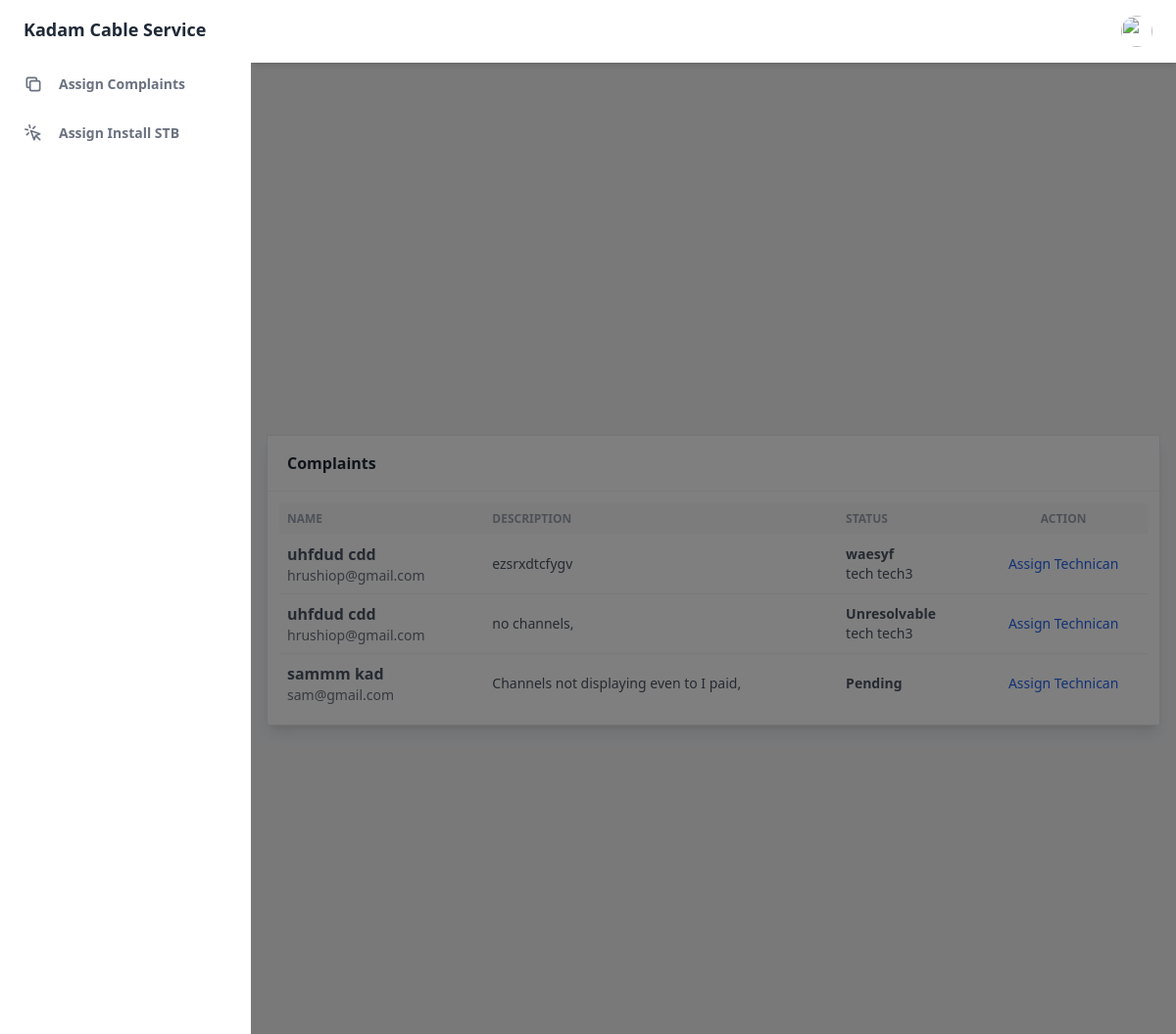
/Main/Employee/complaint.php (signed in), run on the app's committed database.
### tables this page shows
CREATE TABLE `complaint` (
  `complaint_id` int(11) NOT NULL,
  `complaint_issue` varchar(1000) NOT NULL,
  `complaint_date` date DEFAULT NULL,
  `complaint_status` varchar(15) DEFAULT NULL,
  `complaint_cust` varchar(100) DEFAULT NULL,
  `complaint_emp` varchar(100) DEFAULT NULL,
  `complaint_notsolve` varchar(1000) NOT NULL
);

CREATE TABLE `customer` (
  `cust_email` varchar(100) NOT NULL,
  `cust_password` varchar(50) NOT NULL,
  `cust_fname` varchar(50) NOT NULL,
  `cust_mname` varchar(50) NOT NULL,
  `cust_lname` varchar(50) NOT NULL,
  `cust_flat` varchar(50) NOT NULL,
  `cust_building` varchar(50) NOT NULL,
  `cust_street` varchar(50) NOT NULL,
  `cust_pincode` varchar(50) NOT NULL,
  `cust_phone` varchar(10) NOT NULL
);

CREATE TABLE `employee` (
  `emp_email` varchar(100) NOT NULL,
  `emp_password` varchar(50) NOT NULL,
  `emp_fname` varchar(50) NOT NULL,
  `emp_mname` varchar(50) NOT NULL,
  `emp_lname` varchar(50) NOT NULL,
  `emp_flat` varchar(50) NOT NULL,
  `emp_building` varchar(50) NOT NULL,
  `emp_street` varchar(50) NOT NULL,
  `emp_city` varchar(50) NOT NULL,
  `emp_phone` varchar(10) NOT NULL,
  `emp_role` varchar(1) NOT NULL
);

### Main/Employee/complaint.php (the view, shortened to what this page needs)
<?php
include("../../config/connect.php");
?>
<!DOCTYPE html>
<html :class="{ 'theme-dark': dark }" x-data="data()" lang="en">
  <head>
    <link rel="stylesheet" href="https://unpkg.com/tailwindcss@2.2.19/dist/tailwind.min.css"/>
    <script src="https://cdn.tailwindcss.com"></script>
    <link href="https://cdnjs.cloudflare.com/ajax/libs/flowbite/2.2.0/flowbite.min.css" rel="stylesheet" />
    <link rel="stylesheet" type="text/css" href="https://cdn.jsdelivr.net/npm/toastify-js/src/toastify.min.css">
  </head>
  <body>
    <div
      class="flex h-screen bg-gray-50 dark:bg-gray-900"
      :class="{ 'overflow-hidden': isSideMenuOpen}"
    >
   <?php include("./layout/emp_nav.php"); ?>
      <div class="flex flex-col flex-1">
      <?php include("./layout/emp_header.php"); ?>
        <main class="h-full overflow-auto">
            <div class="container px-0 mx-auto grid">
                <section class="antialiased bg-gray-100 text-gray-600 h-screen px-4 overflow-hidden">
                    <div class="flex flex-col justify-center h-full">
                        <div class="w-full  mx-auto bg-white shadow-lg rounded-sm border border-gray-200">
                            <header class="px-5 py-4 border-b border-gray-100">
                                <h2 class="font-semibold text-gray-800">Complaints</h2>
                            </header>
                            <div class="p-3">
                                <div class="overflow-x-auto">
                                    <table class="table-auto w-full">
                                        <thead class="text-xs font-semibold uppercase text-gray-400 bg-gray-50">
                                            <tr>
                                                <th class="p-2 whitespace-nowrap">
                                                    <div class="font-semibold text-left">Name</div>
                                                </th>
                                                <th class="p-2 whitespace-nowrap">
                                                    <div class="font-semibold text-left">Description</div>
                                                </th>
                                                <th class="p-2 whitespace-nowrap">
                                                    <div class="font-semibold text-left">Status</div>
                                                </th>
                                                <th class="p-2 whitespace-nowrap">
                                                    <div class="font-semibold text-center">Action</div>
                                                </th>
                                            </tr>
                                        </thead>
                                        <tbody class="text-sm divide-y divide-gray-100">
                                        <?php
                                        $get_complaints_query = "SELECT * FROM `complaint`,`customer` WHERE `complaint_cust` = `customer`.`cust_email` ";
                                        $result_of_complaint = mysqli_query($con,$get_complaints_query);
                                        if(mysqli_num_rows($result_of_complaint)>0)
                                        {
                                            while($row = mysqli_fetch_assoc($result_of_complaint))
                                            {
                                                ?>
                                            <tr>
                                                <td class="p-2 whitespace-nowrap">
                                                    <div class="">
                                                        <div class="text-base font-semibold"><?php echo $row["cust_fname"] ?> <?php echo $row["cust_lname"] ?></div>
                                                        <div class="font-normal text-gray-500"><?php echo $row["complaint_cust"] ?></div>
                                                    </div>
                                                </td>
                                                <td class="p-2 whitespace-nowrap">
                                                    <div class="text-left"> <?php echo $row["complaint_issue"] ?></div>
                                                </td>
                                                <td class="p-2 whitespace-nowrap">
                                                    <div class="text-left font-medium "><b><?php echo $row["complaint_status"] ?></b> </div>
                                                    <div class="text-left ">
                                                        <?php
                                                            $employee_id = $row["complaint_emp"];
                                                            $get_employe_name = "SELECT * FROM `employee` WHERE emp_email = '$employee_id' ";
                                                            $excecute_get_emp_query=mysqli_query($con,$get_employe_name);
                                                            if(
                                                                mysqli_num_rows($excecute_get_emp_query)>0
                                                            ){
                                                                while(
                                                                    $row_of_get_emp=mysqli_fetch_assoc($excecute_get_emp_query)
                                                                ){
                                                                    ?>
                                                                    <?php echo $row_of_get_emp["emp_fname"] ?> <?php echo $row_of_get_emp["emp_lname"] ?>
                                                                <?php                           }
                                                            }
                                                            ?>
                                                    </div>
                                                </td>
                                                <td class="p-2 whitespace-nowrap">
                                                    <div class="text-center">
                                                        <a href="#" type="button" onclick='OpenModal(<?php echo $row["complaint_id"] ?>)' data-modal-target="editUserModal" data-modal-toggle="editUserModal" class="openModel font-medium text-blue-600 dark:text-blue-500 hover:underline">
                                                            Assign Technican
                                                        </a>
                                                    </div>
                                                </td>
                                            </tr>
                                            <?php
                                            }
                                        }
                                            ?>
                                        </tbody>
                                    </table>
                                </div>
                            </div>
                        </div>
                    </div>
                </section>
            </div>
        </main>
      </div>
    </div>
  </body>
</html>

### data on the page
complaint: complaint_cust.cust_fname "uhfdud", complaint_cust.cust_lname "cdd", complaint_cust "hrushiop@gmail.com", complaint_issue "ezsrxdtcfygv", complaint_status "waesyf"
employee: emp_fname "tech", emp_lname "tech3"
complaint: complaint_cust.cust_fname "uhfdud", complaint_cust.cust_lname "cdd", complaint_cust "hrushiop@gmail.com", complaint_issue "no channels,", complaint_status "Unresolvable"
complaint: complaint_cust.cust_fname "sammm", complaint_cust.cust_lname "kad", complaint_cust "sam@gmail.com", complaint_issue "Channels not displaying even to I paid,", complaint_status "Pending"
